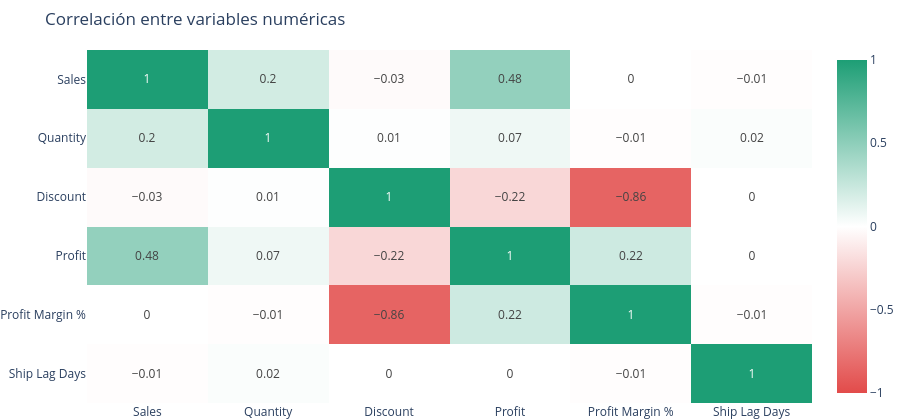

The code cell stored with this chart in its notebook:
### Markdown cell above
## 11. Matriz de correlación entre variables numéricas

### Code cell
num_cols = ["Sales", "Quantity", "Discount", "Profit", "Profit Margin %", "Ship Lag Days"]
corr = df[num_cols].corr().round(2)

fig = px.imshow(
    corr,
    text_auto=True,
    color_continuous_scale=["#E24B4A", "white", "#1D9E75"],
    color_continuous_midpoint=0,
    title="Correlación entre variables numéricas",
    aspect="auto",
)
fig.update_layout(height=420, margin=dict(l=0, r=0, t=50, b=0))
fig.show()

print("\n Correlaciones clave:")
print(f"  Discount ↔ Profit Margin:  {corr.loc['Discount','Profit Margin %']:.2f}")
print(f"  Sales    ↔ Profit:         {corr.loc['Sales','Profit']:.2f}")
print(f"  Quantity ↔ Profit:         {corr.loc['Quantity','Profit']:.2f}")

### Figure 1 — Plotly figure (JSON) as saved in the notebook; plotly's stock layout.template omitted (floating-point values rounded to 4 significant figures)
{"data": [{"coloraxis": "coloraxis", "hovertemplate": "x: %{x}<br>y: %{y}<br>color: %{z}<extra></extra>", "name": "0", "texttemplate": "%{z}", "type": "heatmap", "x": ["Sales", "Quantity", "Discount", "Profit", "Profit Margin %", "Ship Lag Days"], "xaxis": "x", "y": ["Sales", "Quantity", "Discount", "Profit", "Profit Margin %", "Ship Lag Days"], "yaxis": "y", "z": [[1.0, 0.2, -0.03, 0.48, 0.0, -0.01], [0.2, 1.0, 0.01, 0.07, -0.01, 0.02], [-0.03, 0.01, 1.0, -0.22, -0.86, 0.0], [0.48, 0.07, -0.22, 1.0, 0.22, -0.0], [0.0, -0.01, -0.86, 0.22, 1.0, -0.01], [-0.01, 0.02, 0.0, -0.0, -0.01, 1.0]]}], "layout": {"coloraxis": {"cmid": 0, "colorscale": [[0, "#E24B4A"], [0.5, "white"], [1, "#1D9E75"]]}, "height": 420, "margin": {"b": 0, "l": 0, "r": 0, "t": 50}, "title": {"text": "Correlación entre variables numéricas"}, "xaxis": {"anchor": "y", "domain": [0, 1]}, "yaxis": {"anchor": "x", "autorange": "reversed", "domain": [0, 1]}}}
